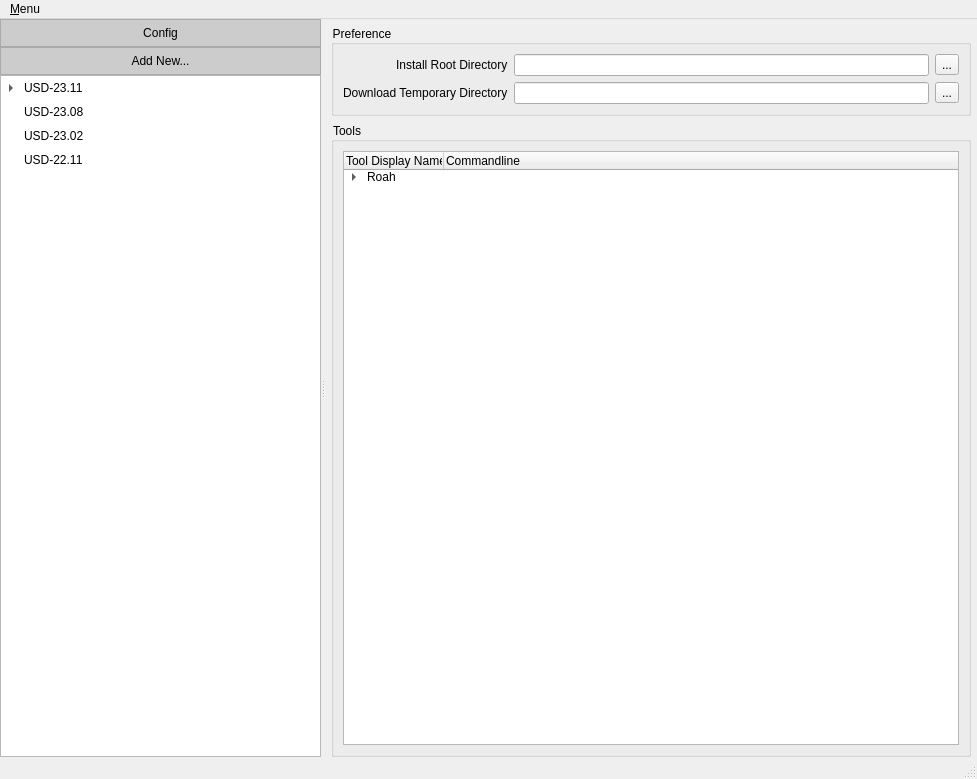
<?xml version="1.0" encoding="UTF-8"?>
<ui version="4.0">
 <class>mainWindow</class>
 <widget class="QMainWindow" name="mainWindow">
  <property name="geometry">
   <rect>
    <x>0</x>
    <y>0</y>
    <width>977</width>
    <height>779</height>
   </rect>
  </property>
  <property name="font">
   <font>
    <family>arial</family>
   </font>
  </property>
  <property name="windowTitle">
   <string>MainWindow</string>
  </property>
  <property name="styleSheet">
   <string notr="true">* { font-family: arial; }</string>
  </property>
  <widget class="QWidget" name="centralwidget">
   <layout class="QVBoxLayout" name="verticalLayout_3">
    <property name="spacing">
     <number>0</number>
    </property>
    <property name="leftMargin">
     <number>0</number>
    </property>
    <property name="topMargin">
     <number>0</number>
    </property>
    <property name="rightMargin">
     <number>0</number>
    </property>
    <property name="bottomMargin">
     <number>0</number>
    </property>
    <item>
     <widget class="QSplitter" name="splitter">
      <property name="orientation">
       <enum>Qt::Horizontal</enum>
      </property>
      <widget class="QWidget" name="layoutWidget">
       <layout class="QVBoxLayout" name="verticalLayout">
        <property name="spacing">
         <number>0</number>
        </property>
        <item>
         <widget class="QPushButton" name="pbConfig">
          <property name="styleSheet">
           <string notr="true">QPushButton {margin: 0; padding: 6px; border: 1px solid #aaa; background: #ccc;}
QPushButton:hover { background: #eee; }
QPushButton:pressed { background: #ddd; }
</string>
          </property>
          <property name="text">
           <string>Config</string>
          </property>
         </widget>
        </item>
        <item>
         <widget class="QPushButton" name="pbAddNew">
          <property name="styleSheet">
           <string notr="true">QPushButton {margin: 0; padding: 6px; border: 1px solid #aaa; background: #ccc;}
QPushButton:hover { background: #eee; }
QPushButton:pressed { background: #ddd; }
</string>
          </property>
          <property name="text">
           <string>Add New...</string>
          </property>
         </widget>
        </item>
        <item>
         <widget class="QTreeWidget" name="twEnvSets">
          <property name="styleSheet">
           <string notr="true">QTreeView::item {
min-height: 24px;
}</string>
          </property>
          <attribute name="headerVisible">
           <bool>false</bool>
          </attribute>
          <column>
           <property name="text">
            <string>1</string>
           </property>
          </column>
          <item>
           <property name="text">
            <string>USD-23.11</string>
           </property>
           <item>
            <property name="text">
             <string>Debug</string>
            </property>
           </item>
           <item>
            <property name="text">
             <string>Release</string>
            </property>
           </item>
           <item>
            <property name="text">
             <string>Release-Python</string>
            </property>
           </item>
           <item>
            <property name="text">
             <string>Custom1</string>
            </property>
           </item>
           <item>
            <property name="text">
             <string>Custom2</string>
            </property>
           </item>
          </item>
          <item>
           <property name="text">
            <string>USD-23.08</string>
           </property>
          </item>
          <item>
           <property name="text">
            <string>USD-23.02</string>
           </property>
          </item>
          <item>
           <property name="text">
            <string>USD-22.11</string>
           </property>
          </item>
         </widget>
        </item>
       </layout>
      </widget>
      <widget class="QStackedWidget" name="swPage">
       <property name="currentIndex">
        <number>0</number>
       </property>
       <widget class="QWidget" name="page">
        <layout class="QVBoxLayout" name="verticalLayout_2">
         <property name="leftMargin">
          <number>6</number>
         </property>
         <property name="topMargin">
          <number>6</number>
         </property>
         <property name="rightMargin">
          <number>6</number>
         </property>
         <property name="bottomMargin">
          <number>0</number>
         </property>
         <item>
          <widget class="QGroupBox" name="groupBox">
           <property name="title">
            <string>Preference</string>
           </property>
           <layout class="QFormLayout" name="formLayout_3">
            <property name="labelAlignment">
             <set>Qt::AlignRight|Qt::AlignTrailing|Qt::AlignVCenter</set>
            </property>
            <item row="0" column="0">
             <widget class="QLabel" name="label">
              <property name="text">
               <string>Install Root Directory</string>
              </property>
             </widget>
            </item>
            <item row="0" column="1">
             <layout class="QHBoxLayout" name="horizontalLayout">
              <item>
               <widget class="QLineEdit" name="leInstallRootDirectory"/>
              </item>
              <item>
               <widget class="QToolButton" name="tbInstallRootDirectory">
                <property name="text">
                 <string>...</string>
                </property>
               </widget>
              </item>
             </layout>
            </item>
            <item row="1" column="0">
             <widget class="QLabel" name="label_2">
              <property name="text">
               <string>Download Temporary Directory</string>
              </property>
             </widget>
            </item>
            <item row="1" column="1">
             <layout class="QHBoxLayout" name="horizontalLayout_2">
              <item>
               <widget class="QLineEdit" name="leDownloadTempDirectory"/>
              </item>
              <item>
               <widget class="QToolButton" name="tbDownloadTempDirectory">
                <property name="text">
                 <string>...</string>
                </property>
               </widget>
              </item>
             </layout>
            </item>
           </layout>
          </widget>
         </item>
         <item>
          <widget class="QGroupBox" name="groupBox_2">
           <property name="title">
            <string>Tools</string>
           </property>
           <layout class="QVBoxLayout" name="verticalLayout_13">
            <item>
             <widget class="QTreeWidget" name="twToolchains">
              <column>
               <property name="text">
                <string>Tool Display Name</string>
               </property>
              </column>
              <column>
               <property name="text">
                <string>Commandline</string>
               </property>
              </column>
              <item>
               <property name="text">
                <string>Roah</string>
               </property>
               <item>
                <property name="text">
                 <string>Roah Offline Rendering</string>
                </property>
                <property name="text">
                 <string>python -m start.roah_offline_renderer</string>
                </property>
               </item>
              </item>
             </widget>
            </item>
           </layout>
          </widget>
         </item>
        </layout>
       </widget>
       <widget class="QWidget" name="page_2">
        <layout class="QVBoxLayout" name="verticalLayout_8" stretch="0,1">
         <property name="leftMargin">
          <number>6</number>
         </property>
         <property name="topMargin">
          <number>6</number>
         </property>
         <property name="rightMargin">
          <number>6</number>
         </property>
         <property name="bottomMargin">
          <number>0</number>
         </property>
         <item>
          <widget class="QLabel" name="label_3">
           <property name="font">
            <font>
             <family>Arial</family>
             <pointsize>14</pointsize>
            </font>
           </property>
           <property name="styleSheet">
            <string notr="true">background: #444; border-radius: 6px; padding: 4px; color: white; font-family: Arial;</string>
           </property>
           <property name="text">
            <string>USD-23.11 : Debug</string>
           </property>
          </widget>
         </item>
         <item>
          <widget class="QTabWidget" name="tabWidget">
           <property name="currentIndex">
            <number>0</number>
           </property>
           <widget class="QWidget" name="tab">
            <attribute name="title">
             <string>Tools</string>
            </attribute>
            <layout class="QVBoxLayout" name="verticalLayout_7">
             <item>
              <widget class="QListWidget" name="listWidget_3">
               <property name="iconSize">
                <size>
                 <width>60</width>
                 <height>60</height>
                </size>
               </property>
               <item>
                <property name="text">
                 <string>Console</string>
                </property>
               </item>
               <item>
                <property name="text">
                 <string>UsdView...</string>
                </property>
               </item>
              </widget>
             </item>
            </layout>
           </widget>
           <widget class="QWidget" name="tab_2">
            <attribute name="title">
             <string>UsdView</string>
            </attribute>
            <layout class="QVBoxLayout" name="verticalLayout_6">
             <item>
              <widget class="QListWidget" name="listWidget_4"/>
             </item>
            </layout>
           </widget>
           <widget class="QWidget" name="tab_4">
            <attribute name="title">
             <string>Usd Config</string>
            </attribute>
            <layout class="QVBoxLayout" name="verticalLayout_12">
             <item>
              <layout class="QFormLayout" name="formLayout_2">
               <property name="labelAlignment">
                <set>Qt::AlignRight|Qt::AlignTrailing|Qt::AlignVCenter</set>
               </property>
               <item row="0" column="0">
                <widget class="QLabel" name="label_7">
                 <property name="text">
                  <string>USD Library</string>
                 </property>
                 <property name="alignment">
                  <set>Qt::AlignRight|Qt::AlignTrailing|Qt::AlignVCenter</set>
                 </property>
                </widget>
               </item>
               <item row="0" column="1">
                <widget class="QComboBox" name="comboBox">
                 <item>
                  <property name="text">
                   <string>Custom</string>
                  </property>
                 </item>
                 <item>
                  <property name="text">
                   <string>OpenUSD-23.11 : Debug</string>
                  </property>
                 </item>
                 <item>
                  <property name="text">
                   <string>OpenUSD-23.11 : Release</string>
                  </property>
                 </item>
                 <item>
                  <property name="text">
                   <string>OpenUSD-23.11 : Release with Python3.9</string>
                  </property>
                 </item>
                </widget>
               </item>
               <item row="1" column="0">
                <widget class="QLabel" name="label_9">
                 <property name="text">
                  <string>bin</string>
                 </property>
                 <property name="alignment">
                  <set>Qt::AlignRight|Qt::AlignTrailing|Qt::AlignVCenter</set>
                 </property>
                </widget>
               </item>
               <item row="1" column="1">
                <layout class="QHBoxLayout" name="horizontalLayout_3">
                 <item>
                  <widget class="QLineEdit" name="lineEdit_3"/>
                 </item>
                 <item>
                  <widget class="QToolButton" name="toolButton_3">
                   <property name="text">
                    <string>...</string>
                   </property>
                  </widget>
                 </item>
                </layout>
               </item>
               <item row="2" column="0">
                <widget class="QLabel" name="label_10">
                 <property name="text">
                  <string>lib</string>
                 </property>
                 <property name="alignment">
                  <set>Qt::AlignRight|Qt::AlignTrailing|Qt::AlignVCenter</set>
                 </property>
                </widget>
               </item>
               <item row="2" column="1">
                <layout class="QHBoxLayout" name="horizontalLayout_4">
                 <item>
                  <widget class="QLineEdit" name="lineEdit_4"/>
                 </item>
                 <item>
                  <widget class="QToolButton" name="toolButton_4">
                   <property name="text">
                    <string>...</string>
                   </property>
                  </widget>
                 </item>
                </layout>
               </item>
               <item row="3" column="0">
                <widget class="QLabel" name="label_11">
                 <property name="text">
                  <string>python</string>
                 </property>
                 <property name="alignment">
                  <set>Qt::AlignRight|Qt::AlignTrailing|Qt::AlignVCenter</set>
                 </property>
                </widget>
               </item>
               <item row="3" column="1">
                <layout class="QHBoxLayout" name="horizontalLayout_5">
                 <item>
                  <widget class="QLineEdit" name="lineEdit_5"/>
                 </item>
                 <item>
                  <widget class="QToolButton" name="toolButton_5">
                   <property name="text">
                    <string>...</string>
                   </property>
                  </widget>
                 </item>
                </layout>
               </item>
              </layout>
             </item>
             <item>
              <widget class="QPushButton" name="pushButton_12">
               <property name="text">
                <string>Download Prebuild Package and Install</string>
               </property>
              </widget>
             </item>
             <item>
              <spacer name="verticalSpacer_5">
               <property name="orientation">
                <enum>Qt::Vertical</enum>
               </property>
               <property name="sizeHint" stdset="0">
                <size>
                 <width>20</width>
                 <height>490</height>
                </size>
               </property>
              </spacer>
             </item>
            </layout>
           </widget>
           <widget class="QWidget" name="tab_5">
            <attribute name="title">
             <string>Plugins Config</string>
            </attribute>
            <layout class="QVBoxLayout" name="verticalLayout_11">
             <item>
              <widget class="QWidget" name="formWidget_2" native="true">
               <property name="enabled">
                <bool>true</bool>
               </property>
               <layout class="QGridLayout" name="gridLayout">
                <property name="leftMargin">
                 <number>0</number>
                </property>
                <property name="topMargin">
                 <number>0</number>
                </property>
                <property name="rightMargin">
                 <number>0</number>
                </property>
                <property name="bottomMargin">
                 <number>0</number>
                </property>
                <item row="2" column="1">
                 <widget class="QListWidget" name="listWidget_5"/>
                </item>
                <item row="1" column="1">
                 <widget class="QListWidget" name="listWidget_2"/>
                </item>
                <item row="0" column="1">
                 <widget class="QListWidget" name="listWidget"/>
                </item>
                <item row="0" column="2">
                 <layout class="QVBoxLayout" name="verticalLayout_4">
                  <item>
                   <widget class="QPushButton" name="pushButton_3">
                    <property name="text">
                     <string>Add</string>
                    </property>
                   </widget>
                  </item>
                  <item>
                   <widget class="QPushButton" name="pushButton_5">
                    <property name="text">
                     <string>Add...</string>
                    </property>
                   </widget>
                  </item>
                  <item>
                   <widget class="QPushButton" name="pushButton_4">
                    <property name="text">
                     <string>Remove</string>
                    </property>
                   </widget>
                  </item>
                  <item>
                   <spacer name="verticalSpacer_2">
                    <property name="orientation">
                     <enum>Qt::Vertical</enum>
                    </property>
                    <property name="sizeHint" stdset="0">
                     <size>
                      <width>20</width>
                      <height>40</height>
                     </size>
                    </property>
                   </spacer>
                  </item>
                 </layout>
                </item>
                <item row="0" column="0">
                 <widget class="QLabel" name="label_4">
                  <property name="text">
                   <string>External Plugins</string>
                  </property>
                  <property name="alignment">
                   <set>Qt::AlignRight|Qt::AlignTrailing|Qt::AlignVCenter</set>
                  </property>
                 </widget>
                </item>
                <item row="1" column="2">
                 <layout class="QVBoxLayout" name="verticalLayout_5">
                  <item>
                   <widget class="QPushButton" name="pushButton_6">
                    <property name="text">
                     <string>Add</string>
                    </property>
                   </widget>
                  </item>
                  <item>
                   <widget class="QPushButton" name="pushButton_7">
                    <property name="text">
                     <string>Add...</string>
                    </property>
                   </widget>
                  </item>
                  <item>
                   <widget class="QPushButton" name="pushButton_8">
                    <property name="text">
                     <string>Remove</string>
                    </property>
                   </widget>
                  </item>
                  <item>
                   <spacer name="verticalSpacer_3">
                    <property name="orientation">
                     <enum>Qt::Vertical</enum>
                    </property>
                    <property name="sizeHint" stdset="0">
                     <size>
                      <width>20</width>
                      <height>40</height>
                     </size>
                    </property>
                   </spacer>
                  </item>
                 </layout>
                </item>
                <item row="1" column="0">
                 <widget class="QLabel" name="label_5">
                  <property name="text">
                   <string>External PythonPath</string>
                  </property>
                  <property name="alignment">
                   <set>Qt::AlignRight|Qt::AlignTrailing|Qt::AlignVCenter</set>
                  </property>
                 </widget>
                </item>
                <item row="2" column="2">
                 <layout class="QVBoxLayout" name="verticalLayout_9">
                  <item>
                   <widget class="QPushButton" name="pushButton_9">
                    <property name="text">
                     <string>Add</string>
                    </property>
                   </widget>
                  </item>
                  <item>
                   <widget class="QPushButton" name="pushButton_10">
                    <property name="text">
                     <string>Add...</string>
                    </property>
                   </widget>
                  </item>
                  <item>
                   <widget class="QPushButton" name="pushButton_11">
                    <property name="text">
                     <string>Remove</string>
                    </property>
                   </widget>
                  </item>
                  <item>
                   <spacer name="verticalSpacer_4">
                    <property name="orientation">
                     <enum>Qt::Vertical</enum>
                    </property>
                    <property name="sizeHint" stdset="0">
                     <size>
                      <width>20</width>
                      <height>40</height>
                     </size>
                    </property>
                   </spacer>
                  </item>
                 </layout>
                </item>
                <item row="2" column="0">
                 <widget class="QLabel" name="label_6">
                  <property name="text">
                   <string>External UsdView Plugins</string>
                  </property>
                  <property name="alignment">
                   <set>Qt::AlignRight|Qt::AlignTrailing|Qt::AlignVCenter</set>
                  </property>
                 </widget>
                </item>
               </layout>
              </widget>
             </item>
            </layout>
           </widget>
           <widget class="QWidget" name="tab_6">
            <attribute name="title">
             <string>Extra Environments</string>
            </attribute>
            <layout class="QVBoxLayout" name="verticalLayout_14">
             <item>
              <widget class="QPlainTextEdit" name="plainTextEdit"/>
             </item>
            </layout>
           </widget>
           <widget class="QWidget" name="tab_3">
            <attribute name="title">
             <string>Develop</string>
            </attribute>
            <layout class="QVBoxLayout" name="verticalLayout_10">
             <item>
              <widget class="QLabel" name="label_8">
               <property name="text">
                <string>Environments Preview</string>
               </property>
              </widget>
             </item>
             <item>
              <widget class="QPlainTextEdit" name="plainTextEdit_2"/>
             </item>
            </layout>
           </widget>
          </widget>
         </item>
        </layout>
       </widget>
      </widget>
     </widget>
    </item>
   </layout>
  </widget>
  <widget class="QMenuBar" name="menubar">
   <property name="geometry">
    <rect>
     <x>0</x>
     <y>0</y>
     <width>977</width>
     <height>21</height>
    </rect>
   </property>
   <widget class="QMenu" name="menu_Menu">
    <property name="title">
     <string>&amp;Menu</string>
    </property>
    <addaction name="actionOpenGithub"/>
    <addaction name="separator"/>
    <addaction name="actionExit"/>
   </widget>
   <addaction name="menu_Menu"/>
  </widget>
  <widget class="QStatusBar" name="statusbar"/>
  <action name="actionOpenGithub">
   <property name="text">
    <string>&amp;Open Github</string>
   </property>
  </action>
  <action name="actionExit">
   <property name="text">
    <string>&amp;Exit</string>
   </property>
  </action>
 </widget>
 <resources/>
 <connections/>
</ui>
